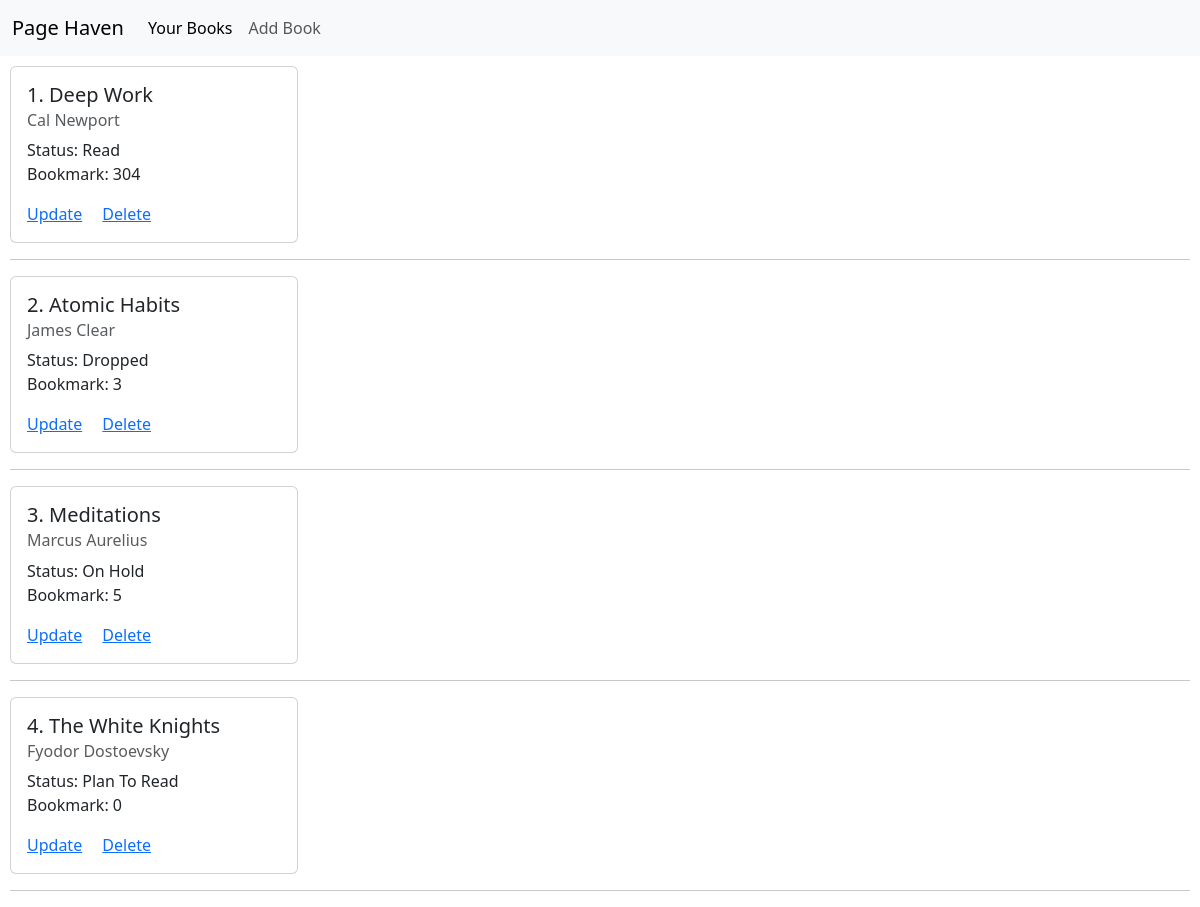
The page / on the database its author committed.
### books/models.py (models this page shows)
class Book(models.Model):
    STATUS_CHOICES = [
        ("read", "Read"),
        ("reading", "Reading"),
        ("plan to read", "Plan to Read"),
        ("on hold", "On Hold"),
        ("dropped", "Dropped"),
    ]
    id = models.UUIDField(default=uuid4, primary_key=True, editable=False)
    title = models.CharField(max_length=100)
    author = models.CharField(max_length=100)
    status = models.CharField(max_length=15, choices=STATUS_CHOICES)
    bookmark = models.PositiveIntegerField(blank=True, default=0)
    added_on = models.DateTimeField(auto_now_add=True)

### books/views.py (the view)
# urls.py: path("", BookListView.as_view(), name="book_list"),
class BookListView(BookBaseView, ListView):
    context_object_name = "book_list"
    template_name = "book_list.html"

### templates/book_list.html (shortened to what this page needs)
{% extends "_base.html" %}
{% block content %}
<div style="margin: 10px">
    {% for book in book_list %}
    <div class="card" style="width: 18rem;">
        <div class="card-body">
            <h5 class="card-title">{{ forloop.counter }}. {{ book.title.title }}</h5>
            <h6 class="card-subtitle mb-2 text-body-secondary">{{ book.author.title }}</h6>
            <p class="card-text">Status: {{ book.status.title }}<br>Bookmark: {{ book.bookmark}}</p>
            <a href="{% url 'update_book' book.id %}" class="card-link">Update</a>
            <a href="{% url 'delete_book' book.id %}" class="card-link">Delete</a>
        </div>
    </div>
    <hr>
    {% endfor %}
</div>
{% endblock content %}

### templates/_base.html (shortened to what this page needs)
<!DOCTYPE html>
<html lang="en">
    <head>
        <link href="https://cdn.jsdelivr.net/npm/bootstrap@5.3.8/dist/css/bootstrap.min.css" rel="stylesheet">
    </head>
    <body>
        <nav class="navbar navbar-expand-lg bg-body-tertiary">
            <div class="container-fluid">
                <a class="navbar-brand" href="{% url 'book_list' %}">Page Haven</a>
                <div class="collapse navbar-collapse" id="navbarNav">
                    <ul class="navbar-nav">
                        <li class="nav-item">
                            <a class="nav-link active" aria-current="page" href="{% url 'book_list' %}">Your Books</a>
                        </li>
                        <li class="nav-item">
                            <a class="nav-link" href="{% url 'add_book' %}">Add Book</a>
                        </li>
                    </ul>
                </div>
            </div>
        </nav>
        <div>
            {% block content %}
            {% endblock content %}
        </div>
    </body>
</html>

### templates/_base.html (style rules this page uses)
* { box-sizing: border-box; }

### rows shown on the page
Book: title "Deep Work", author "Cal Newport", status "Read", bookmark "304"
Book: title "Atomic Habits", author "James Clear", status "Dropped", bookmark "3"
Book: title "Meditations", author "Marcus Aurelius", status "On Hold", bookmark "5"
Book: title "The White Knights", author "Fyodor Dostoevsky", status "Plan To Read", bookmark "0"
